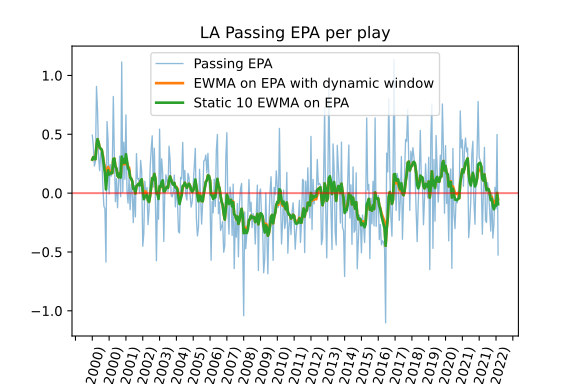

Here is the Python script that generated this plot:
import pandas as pd
import numpy as np
from matplotlib import pyplot as plt
import matplotlib.ticker as plticker


def dynamic_window_ewma(x):
    """
    Calculate rolling exponentially weighted EPA with a dynamic window size
    """
    values = np.zeros(len(x))
    for i, (_, row) in enumerate(x.iterrows()):
        epa = x.epa_shifted[:i+1]
        if row.week > 10:
            values[i] = epa.ewm(min_periods=1, span=row.week).mean().values[-1]
        else:
            values[i] = epa.ewm(min_periods=1, span=10).mean().values[-1]

    return pd.Series(values, index=x.index)


def get_epa(df, mode, play_type):
    return df.loc[df[play_type] == 1, :].groupby([mode, 'season', 'week'], as_index=False)['epa'].mean()


def lag_epa_one_period(df, mode):
    return df.groupby(mode)['epa'].shift()


def calculate_ewma(df, mode):
    return df.groupby(mode)['epa_shifted'].transform(lambda x: x.ewm(min_periods=1, span=10).mean())


def calculate_dynamic_window_ewma(df, mode):
    return df.groupby(mode).apply(dynamic_window_ewma).values


def merge_data(rush_df, pass_df, mode):
    return rush_df.merge(pass_df, on=[mode, 'season', 'week'], suffixes=('_rushing', '_passing')).rename(columns={mode: 'team'})


def plot_epa(df, team):
    tm = df.loc[df['team'] == team, :].assign(
        season_week = lambda x: 'w' + x.week.astype(str) + ' (' + x.season.astype(str) + ')'
    ).set_index('season_week')
    fig, ax = plt.subplots()
    loc = plticker.MultipleLocator(base=16)
    ax.xaxis.set_major_locator(loc)
    ax.tick_params(axis='x', rotation=75)
    ax.plot(tm['epa_shifted_passing_offense'], lw=1, alpha=0.5)
    ax.plot(tm['ewma_dynamic_window_passing_offense'], lw=2)
    ax.plot(tm['ewma_passing_offense'], lw=2);
    plt.axhline(y=0, color='red', lw=1.5, alpha=0.5)
    ax.legend(['Passing EPA', 'EWMA on EPA with dynamic window', 'Static 10 EWMA on EPA'])
    ax.set_title(f'{team} Passing EPA per play')
    return plt


def get_schedule(dataset_df, epa_df):
    schedule = dataset_df[['season', 'week', 'home_team', 'away_team', 'home_score', 'away_score']].drop_duplicates().reset_index(drop=True).assign(
        home_team_win = lambda x: (x.home_score > x.away_score).astype(int))
    return schedule.merge(epa_df.rename(columns={'team': 'home_team'}), on=['home_team', 'season', 'week']).merge(
        epa_df.rename(columns={'team': 'away_team'}), on=['away_team', 'season', 'week'], suffixes=('_home', '_away'))
